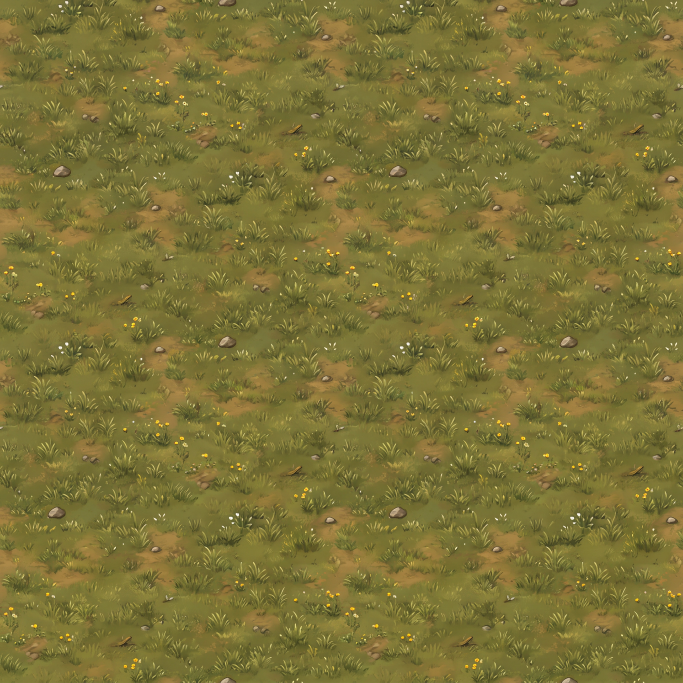
#> input picture arte/terreno-v1/chao-grama.jpg, 2048 x 2048 px (shown at 1/3 size); its folder holds 3 pictures in this run
$ python compor_terreno.py
#> lines starting #> are read from the running program, lines starting #| are printed output that depends on the picture
#> in main, im is the input picture: PIL image 2048x2048 RGB; mean R, G, B 123.9, 114.8, 55.1
"""Prepara o kit de terreno pintado (arte/terreno-v1) para o jogo.

Entrada, em arte/terreno-v1:
  chao-grama.jpg, chao-terra.jpg, chao-pedras.jpg   texturas de chão geradas, vistas de cima
  prancha-*.png                                     pranchas de peças com fundo já transparente
Saída:
  public/assets/terreno/chao-*.jpg   texturas sem emenda, 1024 px
  public/assets/terreno/<peça>.png   cada peça recortada e reduzida
  src/terrain-pieces.ts              lista das peças, com proporção e ponto de apoio no chão

Uso: python3 scripts/compor_terreno.py   (precisa de Pillow e numpy)
"""
from collections import deque
from pathlib import Path

import numpy as np
from PIL import Image, ImageFilter

ROOT = Path(__file__).resolve().parent.parent
SRC = ROOT / 'arte' / 'terreno-v1'
OUT = ROOT / 'public' / 'assets' / 'terreno'
TS = ROOT / 'src' / 'terrain-pieces.ts'

GROUND = ['chao-grama', 'chao-terra', 'chao-pedras']
GROUND_SIZE = 1024

# Peças de cada prancha, na ordem de leitura (linhas de cima para baixo, cada linha da esquerda para a direita).
# Cada entrada é (nome do arquivo, tipo usado pelo jogo). None descarta a peça.
SHEETS = {
    # A segunda árvore saiu cortada, sem tronco: fica de fora.
    'prancha-arvores': [('arvore-1', 'arvore'), None, ('arvore-2', 'arvore'), ('arvore-3', 'arvore'), ('arvore-seca', 'arvore-seca')],
    'prancha-arbustos': [('arbusto-1', 'arbusto'), ('arbusto-2', 'arbusto'), ('capim-1', 'capim'), ('capim-2', 'capim'), ('toco', 'toco')],
    'prancha-rochas': [('rocha-1', 'rocha'), ('rocha-2', 'rocha'), ('rocha-3', 'rocha'), ('tronco-1', 'tronco'), ('tronco-2', 'tronco')],
    'prancha-ruinas': [('ruina-1', 'ruina'), ('ruina-2', 'ruina'), ('ruina-3', 'ruina')],
}
# Altura máxima do PNG de cada tipo: cerca de duas vezes a altura no campo, para o zoom máximo.
MAX_HEIGHT = {'arvore': 480, 'arvore-seca': 400, 'arbusto': 170, 'capim': 90, 'toco': 120, 'rocha': 180, 'tronco': 120, 'ruina': 210}
KINDS = ['arvore', 'arvore-seca', 'arbusto', 'capim', 'toco', 'rocha', 'tronco', 'ruina']


def flatten(im: Image.Image, strength: float = 0.85) -> Image.Image:
    """Tira as manchas grandes de claro e escuro, que denunciariam a repetição da textura no campo.

    O jogo pinta suas próprias variações amplas por cima, com ruído.
    """
#> called with strength = 0.85
    a = np.asarray(im.convert('RGB'), dtype=np.float32)
    blur = np.asarray(im.convert('RGB').filter(ImageFilter.GaussianBlur(im.width / 10)), dtype=np.float32)
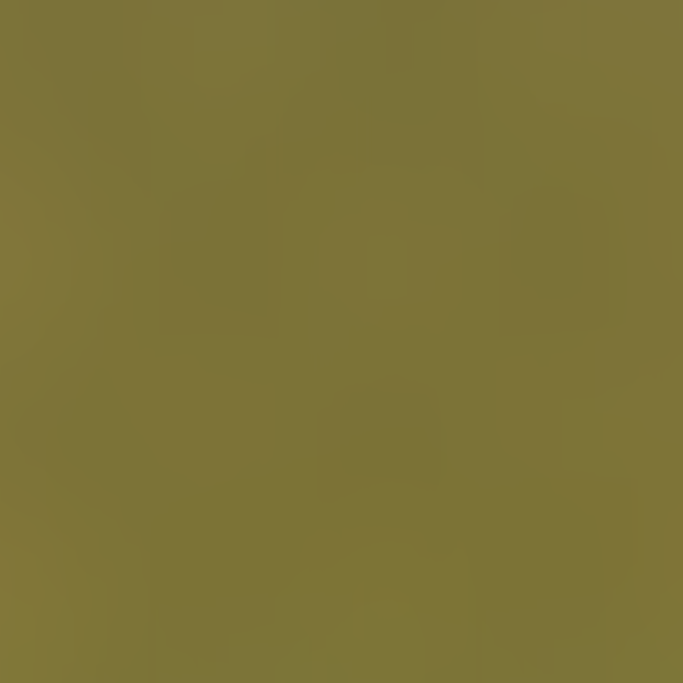
#> blur: shape (2048, 2048, 3) float32 (shown at 1/3 size); mean R, G, B 127, 119.3, 53.8
    mean = a.reshape(-1, 3).mean(axis=0)
#> mean = [124.5, 115.5, 54.94]
    return Image.fromarray(np.uint8(np.clip(a - (blur - mean) * strength, 0, 255) + 0.5))


def seamless(im: Image.Image) -> Image.Image:
    """Mistura a imagem com ela mesma deslocada meia volta: as bordas passam a continuar do lado oposto."""
    a = np.asarray(im.convert('RGB'), dtype=np.float32)
    h, w, _ = a.shape
#> h = 2048; w = 2048
    shifted = np.roll(a, (h // 2, w // 2), axis=(0, 1))
    # Peso 1 nas bordas (onde a versão deslocada não tem emenda) e 0 no meio (onde a original não tem).
    ex = np.abs(np.linspace(-1, 1, w))[None, :]
    ey = np.abs(np.linspace(-1, 1, h))[:, None]
    edge = np.clip((np.maximum(ex, ey) - 0.45) / 0.45, 0, 1)
    m = (edge * edge * (3 - 2 * edge))[..., None]
    return Image.fromarray(np.uint8(a * (1 - m) + shifted * m + 0.5))


# [64 lines left out: functions components, anchor, not called in this run]


def main() -> None:
    OUT.mkdir(parents=True, exist_ok=True)
    for name in GROUND:
        im = Image.open(SRC / f'{name}.jpg')
        seamless(flatten(im)).resize((GROUND_SIZE, GROUND_SIZE), Image.LANCZOS).save(OUT / f'{name}.jpg', quality=86, optimize=True)
        print(f'{name}.jpg')
#> pass 2 of the loop in main, `for name in GROUND:`:
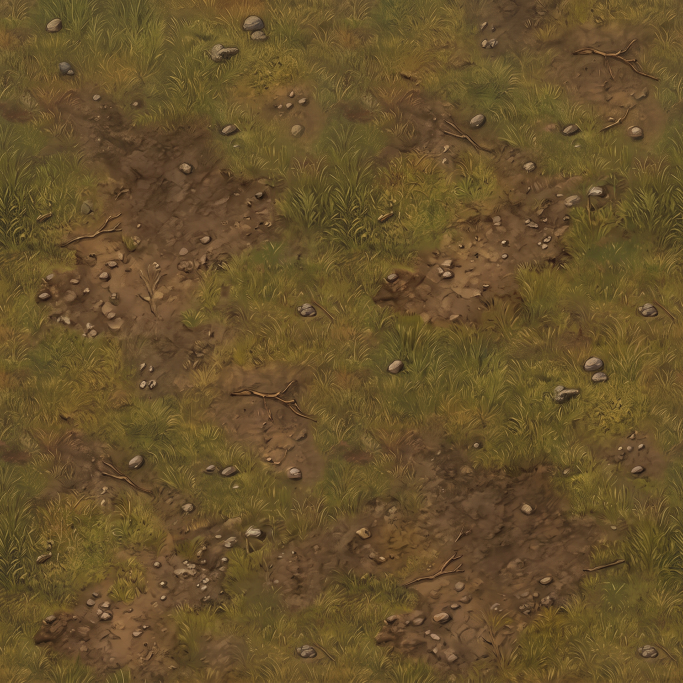
#> input picture arte/terreno-v1/chao-terra.jpg, 2048 x 2048 px (shown at 1/3 size)
#> in main, im is the input picture: PIL image 2048x2048 RGB; mean R, G, B 101.9, 80.1, 43.1
#> in flatten (call 2), `blur = np.asarray(im.convert('RGB').filter(ImageFilter.GaussianBlur(im..`:
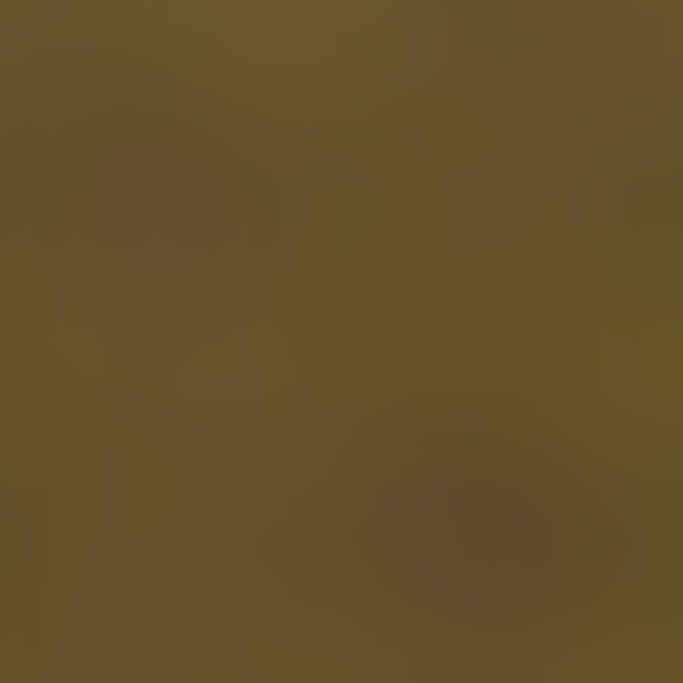
#> blur: shape (2048, 2048, 3) float32 (shown at 1/3 size); mean R, G, B 98.8, 77.7, 43.9
#> mean = [101.8, 79.97, 43.06]
#> in main, `seamless(flatten(im)).resize((GROUND_SIZE, GROUND_SIZE), Image.LANCZOS..`:
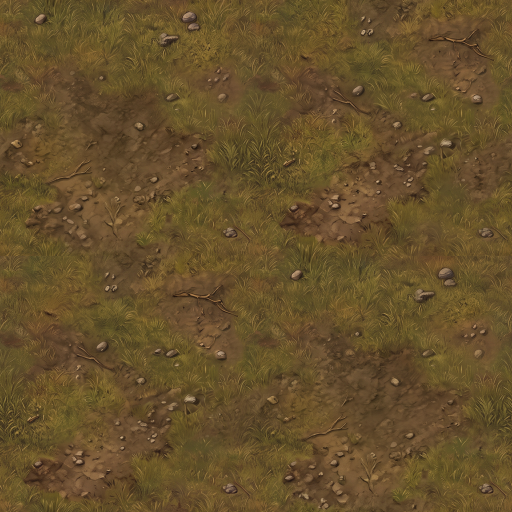
#> saved as chao-terra.jpg: PIL image 1024x1024 RGB (shown at 1/2 size); mean R, G, B 102, 79.9, 43
#> pass 3 of the loop in main, `for name in GROUND:`:
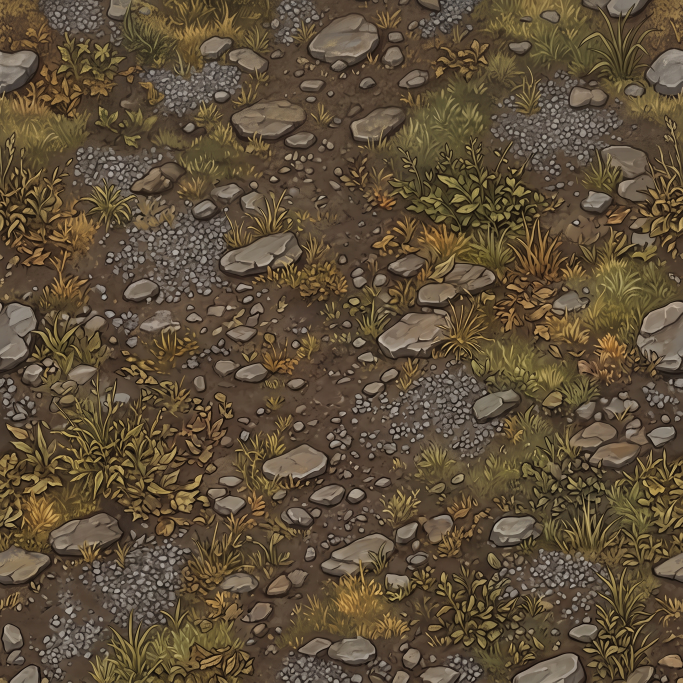
#> input picture arte/terreno-v1/chao-pedras.jpg, 2048 x 2048 px (shown at 1/3 size)
#> in main, im is the input picture: PIL image 2048x2048 RGB; mean R, G, B 93.2, 77.9, 56.8
#> in flatten (call 3), `blur = np.asarray(im.convert('RGB').filter(ImageFilter.GaussianBlur(im..`:
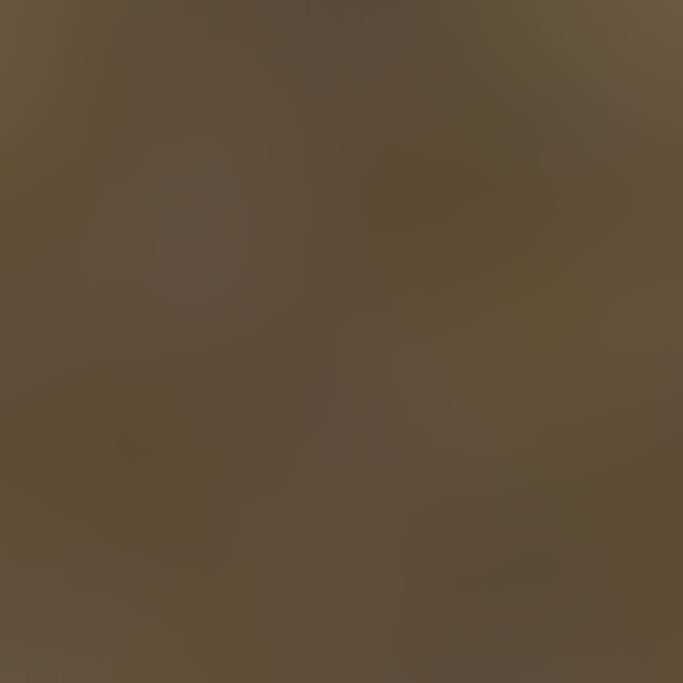
#> blur: shape (2048, 2048, 3) float32 (shown at 1/3 size); mean R, G, B 95.4, 77.3, 58.3
#> mean = [93.18, 77.9, 56.78]
#> in seamless (call 3), `return Image.fromarray(np.uint8(a * (1 - m) + shifted * m + 0.5))`:
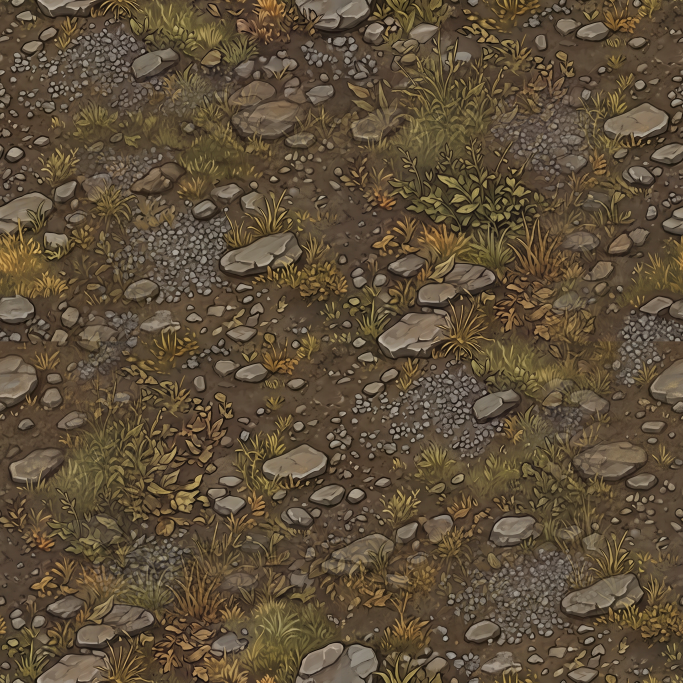
#> returned value: PIL image 2048x2048 RGB (shown at 1/3 size); mean R, G, B 93.2, 77.9, 57
    pieces = []
    for sheet, names in SHEETS.items():
#> (the run stopped early here; a loop or call above may not have finished)
